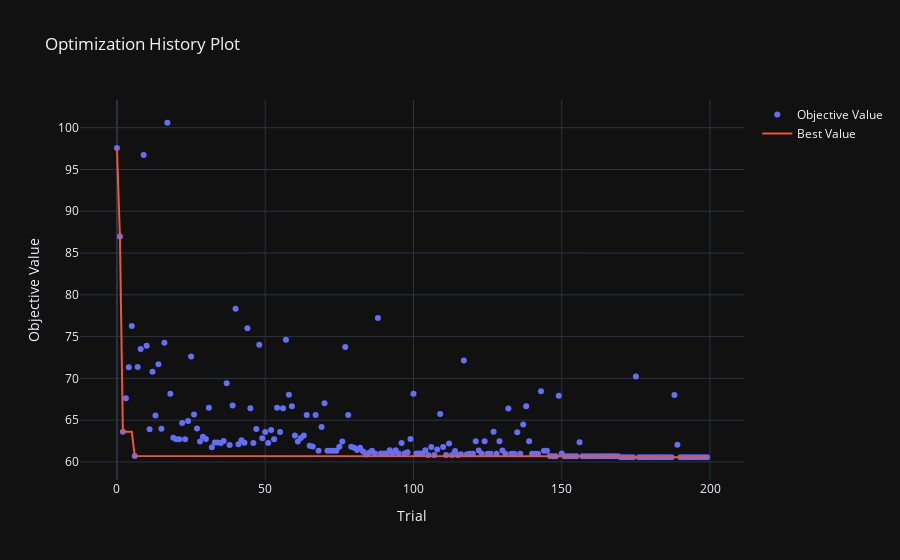

This figure's notebook cell:
### Code cell
fig = plot_optimization_history(study_rf)
fig.show()

### Figure 1 — Plotly figure (JSON) as saved in the notebook; plotly's stock layout.template omitted (floating-point values rounded to 4 significant figures; data arrays with more than 128 entries replaced by an {"elided": "..."} marker saying what was removed)
{"data": [{"mode": "markers", "name": "Objective Value", "type": "scatter", "x": {"elided": "200 int values"}, "y": {"elided": "200 float values"}}, {"mode": "lines", "name": "Best Value", "type": "scatter", "x": {"elided": "200 int values"}, "y": {"elided": "200 float values"}}, {"marker": {"color": "#cccccc"}, "mode": "markers", "name": "Infeasible Trial", "showlegend": false, "type": "scatter", "x": [], "y": []}], "layout": {"title": {"text": "Optimization History Plot"}, "xaxis": {"title": {"text": "Trial"}}, "yaxis": {"title": {"text": "Objective Value"}}}}
